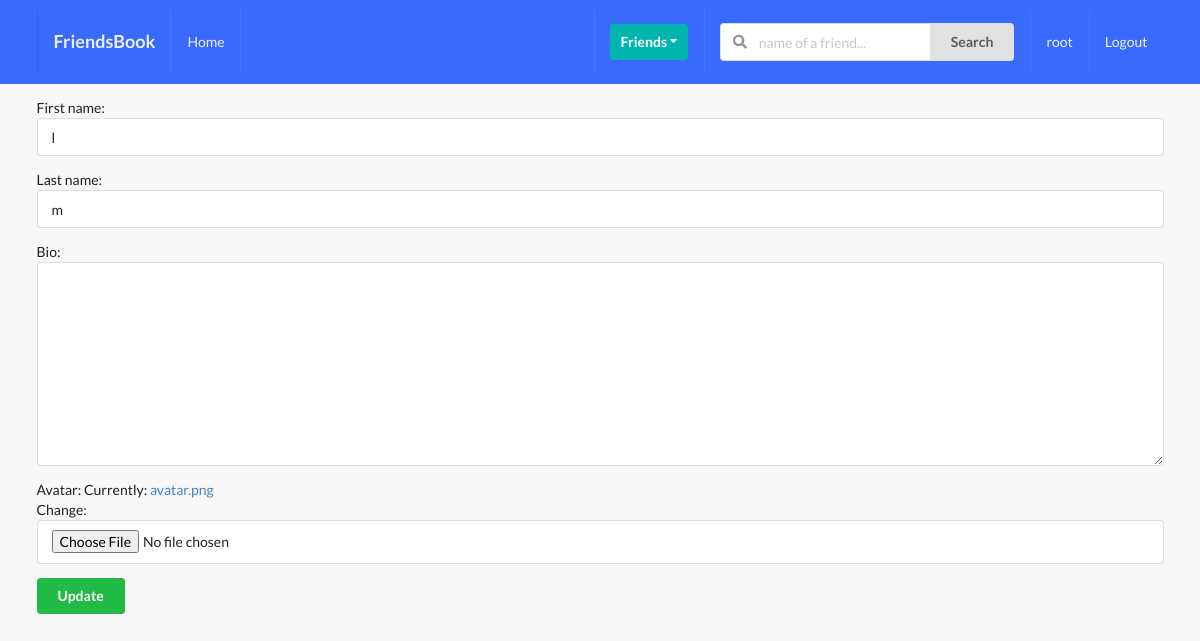
/profiles/myprofile/ (signed in), run on an earlier commit of the app's database.
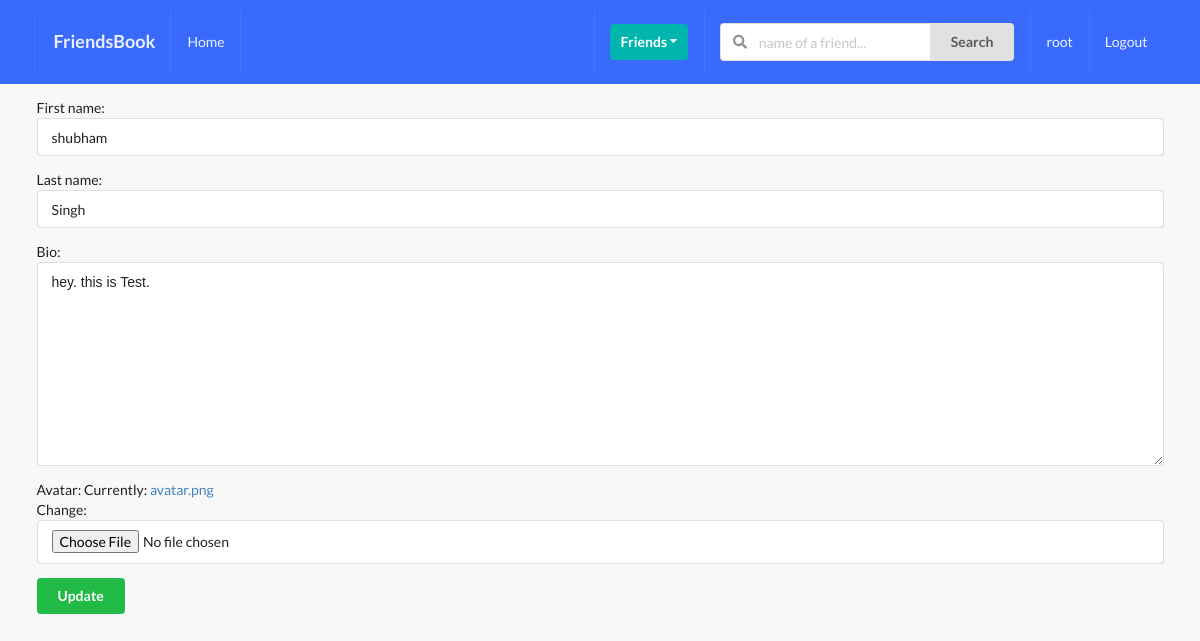
And on a later commit of the database.
### profiles/models.py (models this page shows, shortened)
class Profile(models.Model):
    first_name = models.CharField(max_length=70, blank=True)
    last_name = models.CharField(max_length=100, blank=True)
    user = models.OneToOneField(User, on_delete=models.CASCADE)
    bio = models.TextField(max_length=300, blank=True)
    email = models.EmailField(max_length=200, blank=True)
    country = models.CharField(max_length=200, blank=True)
    avatar = models.ImageField(default='avatar.png', upload_to='avatars/')
    friends = models.ManyToManyField(User, blank=True, related_name='friends')
    slug = models.SlugField(unique=True, blank=True)
    updated = models.DateTimeField(auto_now=True)
    created = models.DateTimeField(auto_now_add=True)

### profiles/views.py (the view)
# urls.py: path('myprofile/',views.my_profile_view,name="myprofile"),
def my_profile_view(request):
    confirm=False
    profile = Profile.objects.get(user=request.user)
    if request.method == "POST":
        fm = ProfileModelForm(request.POST, instance=profile)
        if fm.is_valid():
            fm.save()
            confirm=True
    else:
        fm = ProfileModelForm(instance=profile)
    return render(request, 'profiles/myprofile.html', {"form":fm,"confirm":confirm})

### profiles/forms.py
class ProfileModelForm(forms.ModelForm):
    class Meta:
        model = Profile
        fields = ['first_name', 'last_name', 'bio', 'avatar']

### profiles/templates/profiles/myprofile.html (shortened to what this page needs)
{% extends 'base.html' %}
{% block content %}
<form action="" method="POST" class="ui form" enctype="multipart/from-data">
    {{form.as_p}}
    <button type="submit" class="ui positive button">Update</button>
    <br>
</form>
{% endblock content %}

### templates/base.html (shortened to what this page needs)
{% load static %}
<!DOCTYPE html>
<html lang="en">
  <head>
    <link rel="stylesheet" type="text/css" href="{% static 'style.css' %}">
    <link
      rel="stylesheet"
      type="text/css"
      href="https://cdnjs.cloudflare.com/ajax/libs/semantic-ui/2.2.14/semantic.min.css"
    />
  </head>
  <body>
    {% include 'main/navbar.html' %}
    <div class="ui container">{% block content %} {% endblock content %}</div>
  </body>
</html>

### templates/main/navbar.html (shortened to what this page needs)
<div class="ui inverted menu nav mb-7">
  <div class="ui container">
    <a href="" class="item">
      <h3>FriendsBook</h3>
    </a>
    {% if request.user.is_authenticated %}
    <a href="{% url 'home' %}" class="item"> Home </a>
    {% endif %}
    <div class="right menu">
      {% if request.user.is_authenticated %}
      <div class="item">
        <div class="ui floating dropdown icon button teal">
          Friends
          <i class="dropdown icon"></i>
        </div>
      </div>
      <div class="item">
        <form action="" method="GET">
          <div class="ui action left icon input">
            <input
              class="prompt"
              type="text"
              name="q"
              placeholder="name of a friend..."
            />
            <button type="submit" class="ui button">Search</button>
          </div>
        </form>
      </div>
      <a href="" class="item"> {{ request.user }} </a>
      <a href="" class="ui item"> Logout </a>
      {% else %}
      <a href="" class="ui item"> Login </a>
      {% endif %}
    </div>
  </div>
</div>

### static/style.css (style rules this page uses)
body { background: #F8F8F8 !important; }
.nav { border-radius: 0 !important; padding: 10px 0 10px 0 !important; background-color: #396afc !important; }
.mb-7 { margin-bottom: 7px !important; }

What changed in the data, as far as the page shows it:
changed Profile: first_name "l" → "shubham"; last_name "m" → "Singh"; bio (not shown) → "hey. this is Test."
